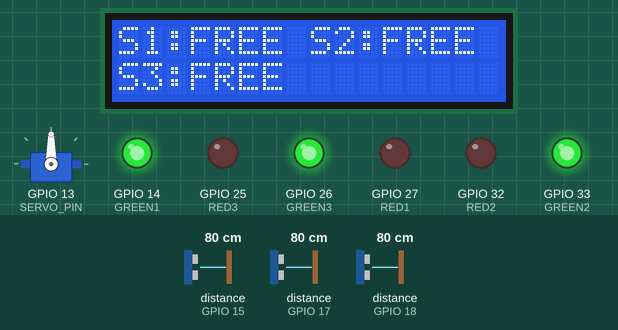
Recording of a sketch running on a simulated ESP32. On the bench: 16×2 character LCD, servo, output pins drawn as LEDs (lit = HIGH). Wiring (inferred from the names in the program): 3 × ultrasonic range finder: trigger GPIO 2, echo GPIO 15 / trigger GPIO 5, echo GPIO 17 / trigger GPIO 19, echo GPIO 18. The test bench sets the inputs (shaded band); at power-on: distance to the obstacle (sensors on GPIO 15, GPIO 17, GPIO 18) 80 cm. The echo pulse lasts 58.3 µs per cm; pins used as bus, display or sensor lines are not drawn; what the sketch prints to the serial monitor is not drawn.

Above: at 3.2 s.
3.3 s: distance to the obstacle (sensor on GPIO 15) set to 23 cm
At 4.5 s:
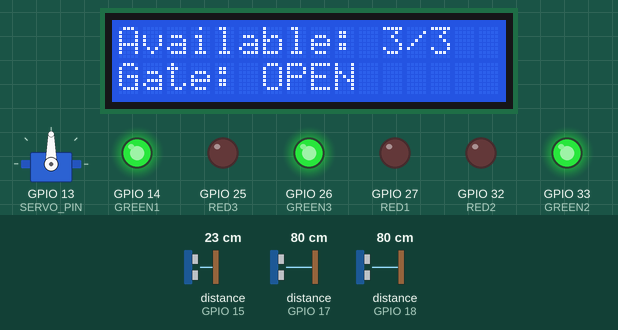
12.6 s: distance to the obstacle (sensor on GPIO 15) set to 19 cm
At 15.9 s:
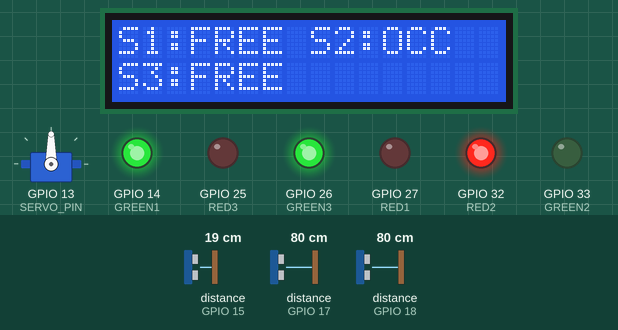
21.9 s: distance to the obstacle (sensor on GPIO 17) set to 23 cm
26.8 s: distance to the obstacle (sensor on GPIO 17) set to 18 cm
At 28.3 s:
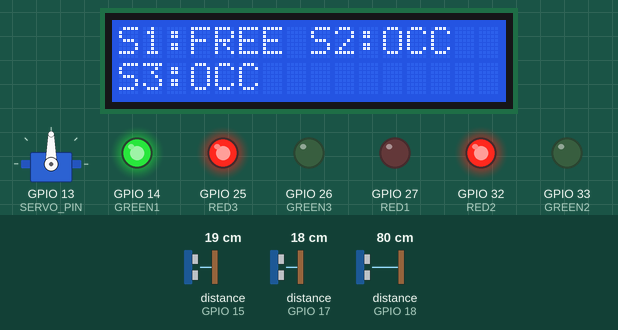
36.1 s: distance to the obstacle (sensor on GPIO 18) set to 22 cm
41.0 s: distance to the obstacle (sensor on GPIO 18) set to 19 cm
At 44.2 s:
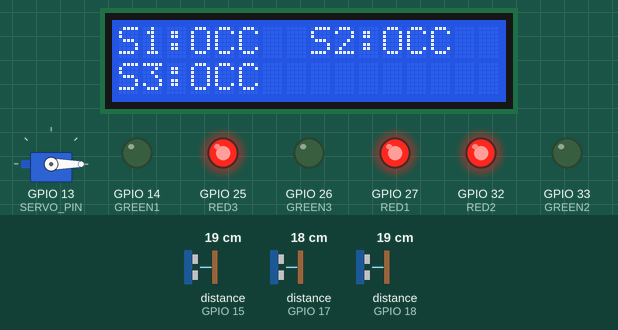
Timing chart, 0 to 45.7 s (numbered marks = the images above; inputs shaded):
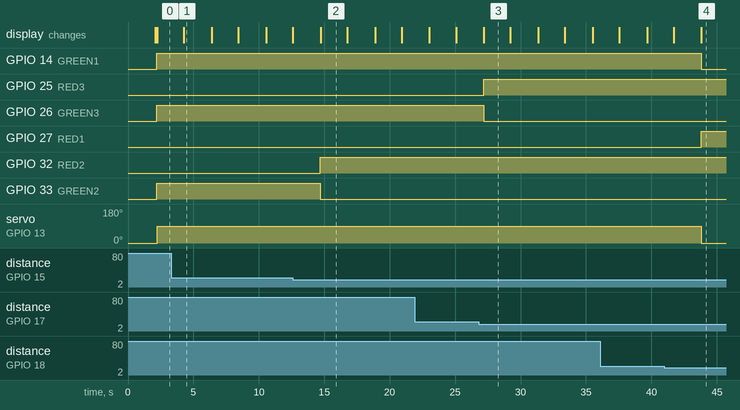

The sketch:

smart_parking_system.ino
```cpp
#include <Wire.h>
#include <LiquidCrystal_I2C.h>
#include <ESP32Servo.h>

LiquidCrystal_I2C lcd(0x27, 16, 2);
Servo gateServo;

// ---------------- PIN DEFINITIONS ----------------

// Ultrasonic Sensor 1
#define TRIG1 19
#define ECHO1 18

// Ultrasonic Sensor 2
#define TRIG2 2
#define ECHO2 15

// Ultrasonic Sensor 3
#define TRIG3 5
#define ECHO3 17

// Slot 1 LEDs
#define GREEN1 14
#define RED1 27

// Slot 2 LEDs
#define GREEN2 33
#define RED2 32

// Slot 3 LEDs
#define GREEN3 26
#define RED3 25

// Servo
#define SERVO_PIN 13

// Distance below which slot is considered occupied
#define PARKING_DISTANCE 20


void setup() {

  Serial.begin(115200);

  // ---------------- ULTRASONIC SENSORS ----------------

  pinMode(TRIG1, OUTPUT);
  pinMode(ECHO1, INPUT);

  pinMode(TRIG2, OUTPUT);
  pinMode(ECHO2, INPUT);

  pinMode(TRIG3, OUTPUT);
  pinMode(ECHO3, INPUT);


  // ---------------- LEDs ----------------

  pinMode(GREEN1, OUTPUT);
  pinMode(RED1, OUTPUT);

  pinMode(GREEN2, OUTPUT);
  pinMode(RED2, OUTPUT);

  pinMode(GREEN3, OUTPUT);
  pinMode(RED3, OUTPUT);


  // ---------------- LCD ----------------

  Wire.begin(21, 22);

  lcd.init();
  lcd.backlight();


  // ---------------- SERVO ----------------

  gateServo.attach(SERVO_PIN);
  gateServo.write(0);


  // ---------------- STARTUP MESSAGE ----------------

  lcd.setCursor(0, 0);
  lcd.print("SMART PARKING");

  lcd.setCursor(0, 1);
  lcd.print("SYSTEM READY");

  delay(2000);

  lcd.clear();
}


// =====================================================
// FUNCTION TO MEASURE DISTANCE
// =====================================================

float getDistance(int trigPin, int echoPin) {

  digitalWrite(trigPin, LOW);
  delayMicroseconds(2);

  digitalWrite(trigPin, HIGH);
  delayMicroseconds(10);

  digitalWrite(trigPin, LOW);

  // Timeout after 30 ms
  long duration = pulseIn(echoPin, HIGH, 30000);

  // If no echo is received
  if (duration == 0) {
    return 999;
  }

  float distance = duration * 0.0343 / 2;

  return distance;
}


// =====================================================
// MAIN LOOP
// =====================================================

void loop() {

  // ---------------- READ DISTANCES ----------------

  float distance1 = getDistance(TRIG1, ECHO1);
  delay(50);

  float distance2 = getDistance(TRIG2, ECHO2);
  delay(50);

  float distance3 = getDistance(TRIG3, ECHO3);


  // ---------------- CHECK SLOT STATUS ----------------

  bool slot1Occupied = distance1 < PARKING_DISTANCE;
  bool slot2Occupied = distance2 < PARKING_DISTANCE;
  bool slot3Occupied = distance3 < PARKING_DISTANCE;


  // =====================================================
  // SLOT 1 LEDs
  // =====================================================

  if (slot1Occupied) {

    digitalWrite(RED1, HIGH);
    digitalWrite(GREEN1, LOW);

  } else {

    digitalWrite(RED1, LOW);
    digitalWrite(GREEN1, HIGH);
  }


  // =====================================================
  // SLOT 2 LEDs
  // =====================================================

  if (slot2Occupied) {

    digitalWrite(RED2, HIGH);
    digitalWrite(GREEN2, LOW);

  } else {

    digitalWrite(RED2, LOW);
    digitalWrite(GREEN2, HIGH);
  }


  // =====================================================
  // SLOT 3 LEDs
  // =====================================================

  if (slot3Occupied) {

    digitalWrite(RED3, HIGH);
    digitalWrite(GREEN3, LOW);

  } else {

    digitalWrite(RED3, LOW);
    digitalWrite(GREEN3, HIGH);
  }


  // =====================================================
  // COUNT AVAILABLE SLOTS
  // =====================================================

  int availableSlots = 0;

  if (!slot1Occupied)
    availableSlots++;

  if (!slot2Occupied)
    availableSlots++;

  if (!slot3Occupied)
    availableSlots++;


  // =====================================================
  // SERVO / GATE CONTROL
  // =====================================================

  if (availableSlots > 0) {

    // At least one parking slot is free
    gateServo.write(90);

  } else {

    // All parking slots are occupied
    gateServo.write(0);
  }


  // =====================================================
  // LCD SCREEN 1 - SLOT STATUS
  // =====================================================

  lcd.clear();

  lcd.setCursor(0, 0);

  lcd.print("S1:");

  if (slot1Occupied)
    lcd.print("OCC ");
  else
    lcd.print("FREE");

  lcd.print(" S2:");

  if (slot2Occupied)
    lcd.print("OCC");
  else
    lcd.print("FREE");


  lcd.setCursor(0, 1);

  lcd.print("S3:");

  if (slot3Occupied)
    lcd.print("OCC");
  else
    lcd.print("FREE");

  delay(2000);


  // =====================================================
  // LCD SCREEN 2 - AVAILABLE SLOTS
  // =====================================================

  lcd.clear();

  lcd.setCursor(0, 0);

  lcd.print("Available: ");
  lcd.print(availableSlots);
  lcd.print("/3");


  lcd.setCursor(0, 1);

  if (availableSlots > 0) {

    lcd.print("Gate: OPEN");

  } else {

    lcd.print("Gate: CLOSED");
  }

  delay(2000);


  // =====================================================
  // SERIAL MONITOR
  // =====================================================

  Serial.print("Slot 1: ");
  Serial.print(slot1Occupied ? "OCCUPIED" : "FREE");

  Serial.print(" | Slot 2: ");
  Serial.print(slot2Occupied ? "OCCUPIED" : "FREE");

  Serial.print(" | Slot 3: ");
  Serial.print(slot3Occupied ? "OCCUPIED" : "FREE");

  Serial.print(" | Available: ");
  Serial.println(availableSlots);
}
```

Measured:
- the behaviour switches between 21 and 20 cm on distance to the obstacle (sensor on GPIO 15) (found by bisection; images 1 and 2)
- the behaviour switches between 21 and 20 cm on distance to the obstacle (sensor on GPIO 17) (found by bisection; images 2 and 3)
- the behaviour switches between 21 and 20 cm on distance to the obstacle (sensor on GPIO 18) (found by bisection; images 3 and 4)
- after the input at 12.6 s, GPIO 32 (RED2): LOW → HIGH after 2.1 s; GPIO 33 (GREEN2): HIGH → LOW after 2.1 s; the display: changes after 2.1 s (image 2)
- after the input at 26.8 s, GPIO 25 (RED3): LOW → HIGH after 0.38 s; GPIO 26 (GREEN3): HIGH → LOW after 0.38 s; the display: changes after 0.40 s (image 3)
- after the input at 41.0 s, GPIO 14 (GREEN1): HIGH → LOW after 2.8 s; GPIO 27 (RED1): LOW → HIGH after 2.8 s; servo on GPIO 13 (SERVO_PIN): 90° → 0° after 2.8 s; the display: first differs from a run without the input after 2.8 s (image 4)
- what the display in image 1 shows lasts 2.1 s, from 4.3 s to 6.4 s
